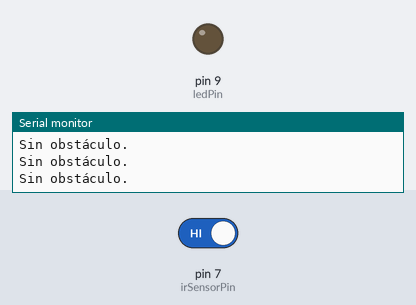
A sketch run on a simulated Arduino Uno, built with avr-gcc and run on an emulated ATmega328P. Shown: output pins drawn as LEDs (lit = HIGH), the last lines printed to the serial monitor. Inputs (shaded band) come from the test bench; at power-on: pin 7 (irSensorPin) HIGH.

Above: at 1.2 s.
1.3 s: pin 7 (irSensorPin) driven LOW
At 2.5 s:
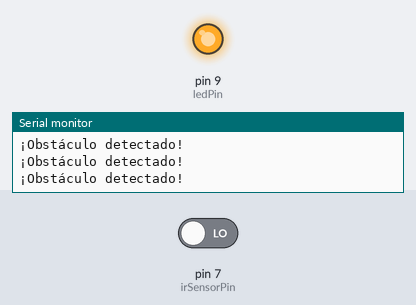
2.8 s: pin 7 (irSensorPin) driven HIGH
At 3.9 s:
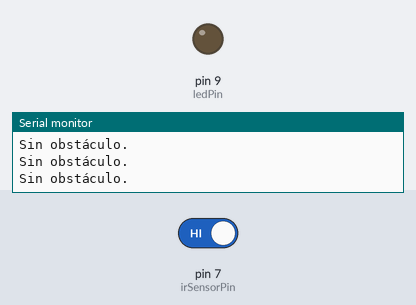
Timing chart, 0 to 5.8 s (numbered marks = the images above; inputs shaded):
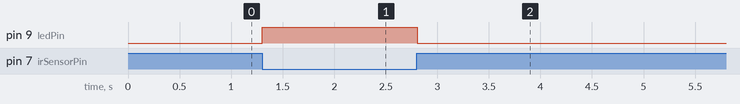

The sketch:

Sensor_IR.ino
```cpp
// Definir las conexiones de los pines
const int irSensorPin = 7; // Pin de salida del sensor IR conectado al pin digital 7
const int ledPin = 9; // LED conectado al pin digital 9 (opcional)

void setup() {
  pinMode(irSensorPin, INPUT); // Configurar el pin del sensor IR como entrada
  pinMode(ledPin, OUTPUT); // Configurar el pin del LED como salida (opcional)
  Serial.begin(9600); // Iniciar la comunicación serial para depuración
}

void loop() {
  int sensorValue = digitalRead(irSensorPin); // Leer el valor del sensor IR

  if (sensorValue == LOW) {
    // Obstáculo detectado
    digitalWrite(ledPin, HIGH); // Encender el LED (opcional)
    Serial.println("¡Obstáculo detectado!");
  } else {
    // Sin obstáculo
    digitalWrite(ledPin, LOW); // Apagar el LED (opcional)
    Serial.println("Sin obstáculo.");
  }

  delay(100); // Pequeño retardo para mayor estabilidad
}
```

Measured:
- after the input at 1.3 s, pin 9 (ledPin): LOW → HIGH at once
- after the input at 2.8 s, pin 9 (ledPin): HIGH → LOW at once
